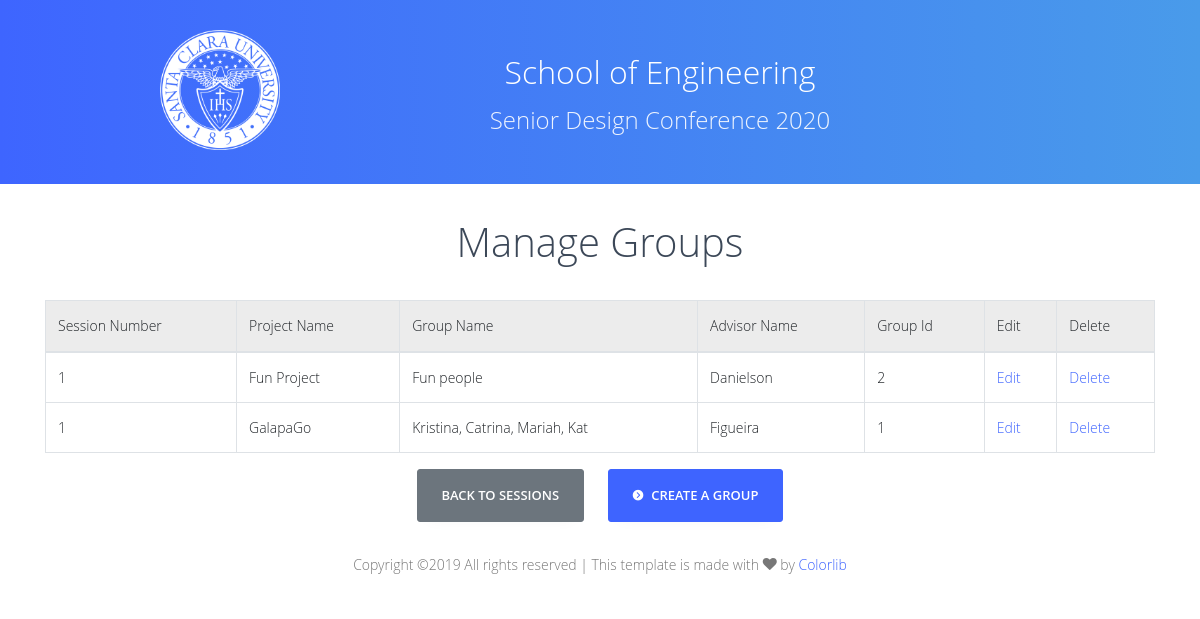
/home/admin/show_session/1/, run on the app's committed database.
### manager/models.py (models this page shows, shortened)
class Group (models.Model):
    project_name= models.CharField(max_length=50)
    group_name= models.CharField(max_length=50)
    advisor_name= models.CharField(max_length=50)
    session = models.ForeignKey(NewSessionForm, on_delete=models.CASCADE)

class NewSessionForm(models.Model):
    sessionNum = models.CharField(max_length=10)
    roomNum = models.CharField(max_length=10)

### manager/views.py (the view)
# urls.py: path('show_session/<int:session_id>/', views.show_session, name='showsession'),
def show_session(request, session_id):
    mysession = get_object_or_404(NewSessionForm, pk=session_id)
    group_list = Group.objects.order_by('group_name')
    return render(request, 'showsessiondetail.html', {'session': mysession, 'group_list': group_list} )

### templates/showsessiondetail.html (shortened to what this page needs)
<!DOCTYPE html>
<html lang="en">
  <head>
    {% load static %}
	<link rel='stylesheet' href="{% static 'css/open-iconic-bootstrap.min.css' %}">
	<link rel='stylesheet' href="{% static 'css/animate.css' %}">
	<link rel='stylesheet' href="{% static 'css/owl.carousel.min.css' %}">
	<link rel='stylesheet' href="{% static 'css/owl.theme.default.min.css' %}">
	<link rel='stylesheet' href="{% static 'css/magnific-popup.css' %}">
	<link rel='stylesheet' href="{% static 'css/ionicons.min.css' %}">
	<link rel='stylesheet' href="{% static 'css/bootstrap-datetimepicker.min.css' %}">
	<link rel='stylesheet' href="{% static 'css/nouislider.css' %}">
	<link rel='stylesheet' href="{% static 'css/aos.css' %}">
	<link rel='stylesheet' href="{% static 'css/flaticon.css' %}">
	<link rel='stylesheet' href="{% static 'css/icomoon.css' %}">
	<link rel='stylesheet' href="{% static 'css/style.css' %}">
  </head>
<body>
  <div class="main-section">
  	<div class="main-section">
        <section class="hero-wrap">
            <div class="container">
                <div class="row descriptionalign-items-center justify-content-center">
                    <a href="/home/">
                        <img class="logoSmall" src="{% static 'images/scuLogo.png' %}">
                    </a>
                    <div class="col-md-8 text-center">
                        <div class="text textSmall">
                            <h2 style="color: #fff;">School of Engineering</h2>
                            <h4 class="mb-5">Senior Design Conference 2020</h4>
                        </div>
                    </div>
                </div>
            </div>
        </section>
        <section>
            <div class="container" style="position: relative;">
                <h1 style="text-align: center; margin-top: 30px; margin-bottom: 30px;">Manage Groups</h1>
                {% if group_list %}
        		<table class="table table-bordered">
        		    <thead class="table-active">
        			<tr>
        			    <td>Session Number</td>
                        <td>Project Name</td>
        			    <td>Group Name</td>
                        <td>Advisor Name</td>
        			    <td>Group Id</td>
        			    <td>Edit</td>
        			    <td>Delete </td>
        			</tr>
        		    </thead>
        		    {% for group in group_list %}
                    {% if group.session.id == session.id %}
            		    <tr>
                        <td>   {{ group.session.sessionNum }} </td>
            			<td>   {{ group.project_name }} </td>
            			<td>  {{ group.group_name }}</td>
                        <td>  {{ group.advisor_name }}</td>
            			<td>   {{ group.id }}</td>
                        <td><a href="{% url 'editgroup' group.id %}">Edit</a></td>
                        <td><a href="{% url 'deletegroup' group.id %}">Delete</a></td>
            		    </tr>
                    {% endif %}
        		    {% endfor %}
        		</table>
        		{% else %}
        		    <p>No groups are available.</p>
        		{% endif %}
                <p style="text-align: center">
                    <a href="{% url 'editsession' %}" class="btn btn-secondary px-4 py-3"> Back to Sessions</a>
                    <a href="{% url 'addgroupform' session.id %}" class="btn btn-primary px-4 py-3">
                    <i class="ion-ios-arrow-dropright-circle mr-2"></i>Create a Group</a></p>
            </div>
        </section>
	<footer class="ftco-section ftco-section-2">
	  <div class="col-md-12 text-center">
    	<p class="mb-0">
        Copyright &copy; All rights reserved | This template is made with <i class="icon-heart" aria-hidden="true"></i> by <a href="https://colorlib.com" target="_blank">Colorlib</a>
        </p>
      </div>
	</footer>
  </div>
</body>
</html>

### static/css/icomoon.css (style rules this page uses)
[class^="icon-"], [class*=" icon-"] { font-family: 'icomoon' !important; speak: none; font-style: normal; font-weight: normal; font-variant: normal; text-transform: none; line-height: 1; -webkit-font-smoothing: antialiased; -moz-osx-font-smoothing: grayscale; }
.icon-heart:before { content: "\f004"; }

### data on the page
Group: session.sessionNum "1", project_name "Fun Project", group_name "Fun people", advisor_name "Danielson", id "2"
Group: session.sessionNum "1", project_name "GalapaGo", group_name "Kristina, Catrina, Mariah, Kat", advisor_name "Figueira", id "1"
